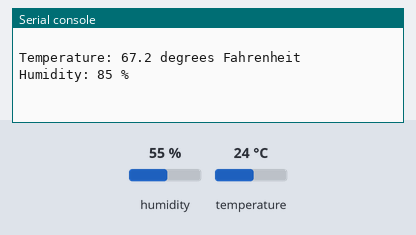
The program below on a simulated MicroPython board. Parts: the last lines printed to the serial console. The test bench sets the inputs (shaded band); at power-on: humidity 55 %, temperature 24 °C.

Above: at 1.2 s.
1.3 s: humidity set to 22 %
At 2.6 s:
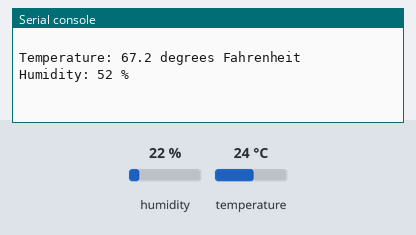
2.8 s: temperature set to 12 °C
4.3 s: humidity set to 40 %
At 5.6 s:
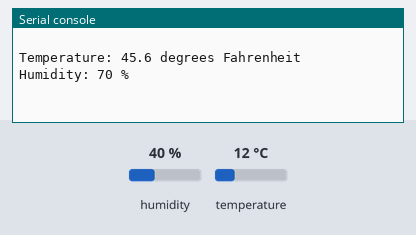
Timing chart, 0 to 7.3 s (numbered marks = the images above; inputs shaded):
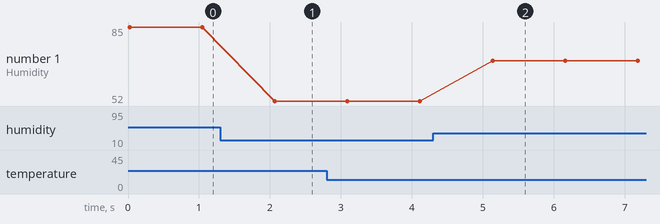

The program:

temp.py
```python
import dht
import machine
import time
d = dht.DHT11(machine.Pin(26))

while True:
    d.measure()
    temperature_c = d.temperature()
    temp = temperature_c * 9/5 + 32 -8 # Convert to Fahrenheit
    humidity = d.humidity() + 30
    if humidity is not None and temperature_c is not None:
        print("Temperature:", temp, "degrees Fahrenheit")
        print("Humidity:", humidity, "%")
        print("\n")
    time.sleep(1)
```

Measured:
- after the input at 1.3 s, the serial console: prints a new line after 0.77 s (image 1)
- after the input at 4.3 s, the serial console: prints a new line after 0.84 s (image 2)
- plotted number 1: 85 → 52 after the input at 1.3 s, 52 → 70 after the input at 4.3 s
